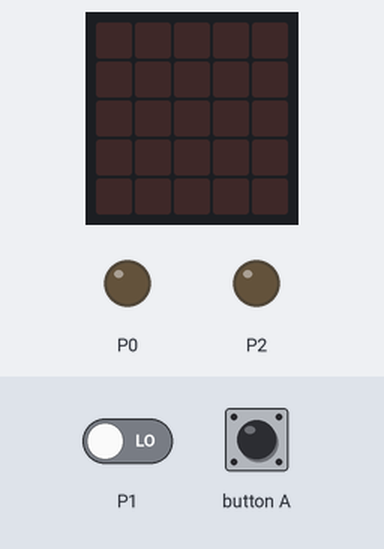
The program below on a simulated BBC micro:bit running MicroPython. Shown: the board's 5×5 LED display, output pins drawn as LEDs (lit = HIGH). Inputs (shaded band) come from the test bench; at power-on: P1 LOW.

Above: at 1.2 s.
1.3 s: button A pressed for 0.15 s
At 2.7 s:
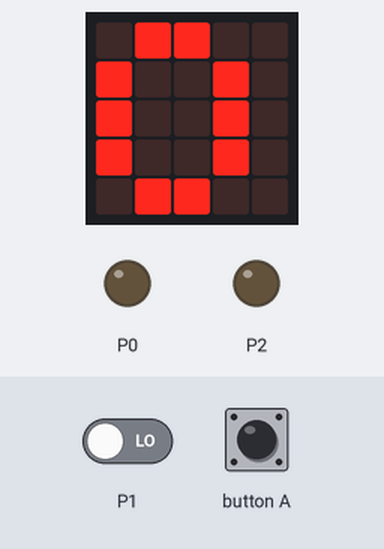
Timing chart, 0 to 4.3 s (numbered marks = the images above; inputs shaded):
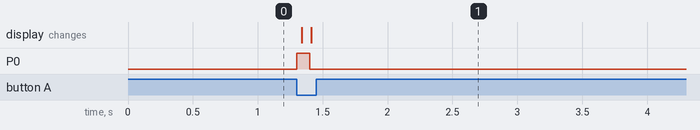

Measured:
- after the input at 1.3 s, P0: LOW → HIGH at once, → LOW 0.10 s later; the display: first changes at once (image 1 shows a later state)

The program:

OpenCR_isr_auto1.py
```python
# (licence header left out)
from microbit import *
import utime

#sleep_ms: (0) max speed, (>0) sleep delay ms
def outclock_bycnt_speed(target_cnt,sleep_ms):
    test_cnt = 0
    if sleep_ms>0:
        while True:
            if test_cnt == target_cnt:
                break
            pin2.write_digital(1)
            sleep(sleep_ms)
            pin2.write_digital(0)
            sleep(sleep_ms)
            test_cnt +=1
    else:
        while True:
            if test_cnt == target_cnt:
                break
            pin2.write_digital(1)
            pin2.write_digital(0)
            test_cnt +=1


pin0.write_digital(0)
while True:
    if button_a.was_pressed():
        display.show("S")
        pin0.write_digital(1)
        outclock_bycnt_speed(1000,0)
        pin0.write_digital(0)
        display.show("E")
        sleep(10)
        if pin1.read_digital()==1:
            display.show("1")
        else:
            display.show("0")
```
